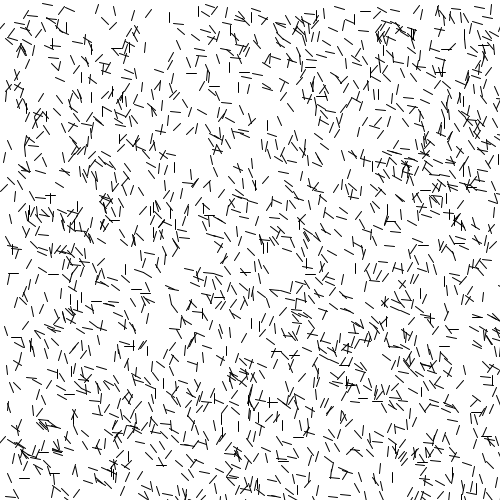
Frame 1 (no input)
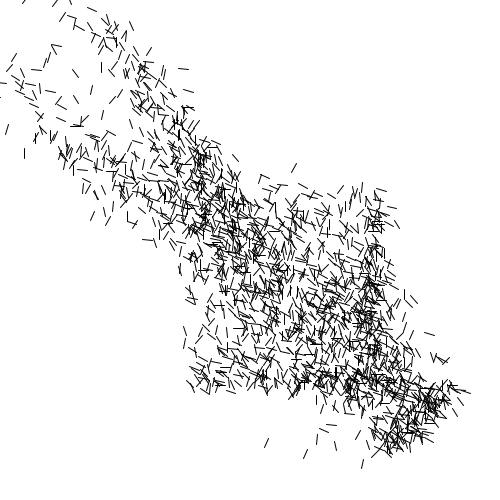
Frame 60 (the mouse pressed at the canvas centre just before this capture)
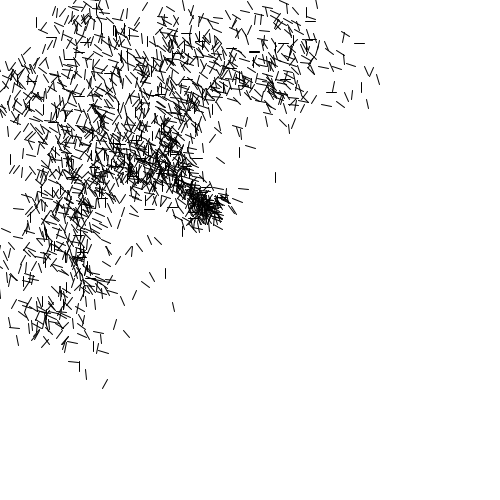
Frame 120 (the mouse held since frame 60 and released just before this capture)

The Processing sketch that drew these frames (run headless with seeded random() and noise(); from frame 60 on, the mouse is pressed at the canvas centre):

// Processing sketch: processing_134060
// ── processing_134060.pde


float gravX;
float gravY;


Bug[] myBugs;

void setup() {
  size( 500, 500 );
  myBugs = new Bug[2000];

  int counter = 0;

  for (int i = 0; i<myBugs.length; i++) {    
    myBugs[i] = new Bug(random(width), random(height));
  }
}

void draw() {
  background(255);

  for (int i = 0; i<myBugs.length ; i++) {
    myBugs[i].update();
    myBugs[i].display();
  }

  gravX = mouseX-width/2;
  gravY = mouseY-height/2;

  gravX = map(gravX, -250, 250, -0.5, 0.5);
  gravY = map(gravY, -250, 250, -0.5, 0.5);
}

void mouseClicked() {
  resetPositions();
}

void resetPositions() {

  int counter = 0;
  for (int i = 0; i<myBugs.length ; i++) {

    myBugs[i].setPosition(random(width), random(height));
  }
}



class Bug {
  PVector position;
  PVector velocity;
  PVector acceleration;
  float   myRotation;

  Bug(float theX, float theY) {
    position = new PVector( random(width), random(height) );
    velocity = new PVector( 0, 0);
    acceleration = new PVector( 50, 50 );
    myRotation = radians(random(-45, 90));
  }

  void update() {
    addGravity();
    addShake();
    followMouse();

    velocity.add(acceleration);   // influence velocity
    velocity.limit(5);            // influence speed
    position.add(velocity);       // influence position 
    //acceleration.set(0, 0);       // reset acceleration

    stayWithinBounds();
  }

  void addGravity() {
    PVector force = new PVector( gravX, gravY );
    acceleration.add(force);
  }

  void setPosition(float theX, float theY) {
    position.x = theX;
    position.y = theY;
  }

  void addShake() {
    PVector force = new PVector( random(-1, 1), random(-1, 1));
    force.limit(100);
    acceleration.add(force);
  }

  void followMouse() {
    PVector mouse = new PVector( mouseX, mouseY );
    // calculate a vector pointing from the bug position
    // the mouse position
    PVector force = PVector.sub( mouse, position );
    force.limit(1.5);
    acceleration.add(force);
  }

  void stayWithinBounds() {
    if ( position.x > width + 10 ) {
      position.x = width + 10;
    }
    if ( position.x < -10 ) {
      position.x = -10;
    }
    if ( position.y > height + 10 ) {
      position.y = height + 10;
    }
    if ( position.y < -10 ) {
      position.y = -10;
    }
  }   

  void display() {
    stroke(0.2);
    pushMatrix();
    translate(position.x, position.y);
    rotate(myRotation);
    line( 0, 0, 7, 7 );
    popMatrix();
  }
}
